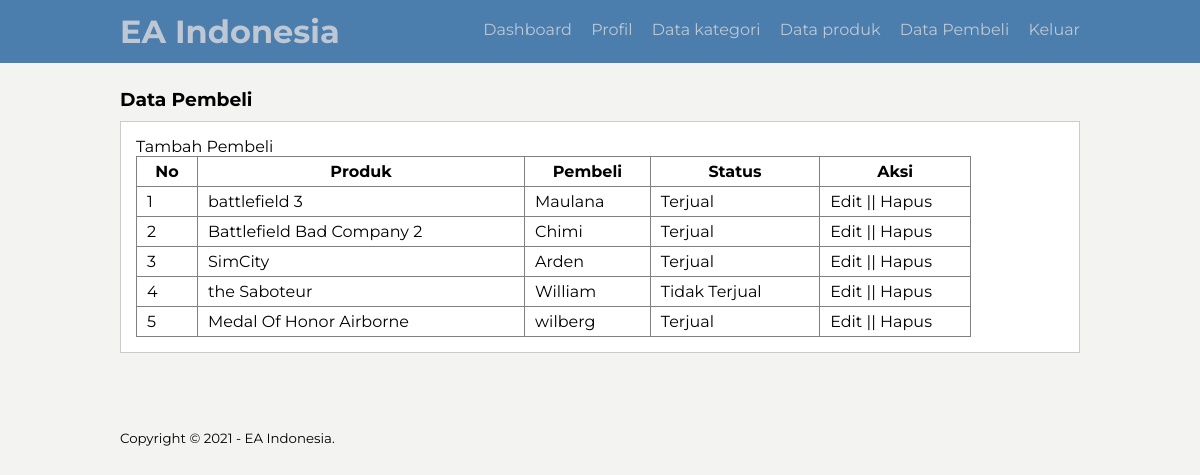
The app's page /ea/dt-pembeli.php (signed in) with its own data.
### tables this page shows
CREATE TABLE `tb_buyer` (
  `buyer_id` int(11) NOT NULL,
  `product_id` int(11) NOT NULL,
  `buyer_name` varchar(100) NOT NULL,
  `buyer_status` tinyint(1) NOT NULL,
  `date_creared` timestamp NOT NULL DEFAULT current_timestamp()
);

CREATE TABLE `tb_product` (
  `product_id` int(11) NOT NULL,
  `category_id` int(11) NOT NULL,
  `product_name` varchar(100) NOT NULL,
  `product_price` int(11) NOT NULL,
  `product_description` text NOT NULL,
  `product_image` varchar(100) NOT NULL,
  `product_status` tinyint(1) NOT NULL,
  `data_created` timestamp NOT NULL DEFAULT current_timestamp()
);

### ea/dt-pembeli.php (the view, shortened to what this page needs)
<?php
    include 'db.php';
?>
<!DOCTYPE html>
<html lang="en">
<head>
    <link rel="stylesheet" type = "text/css" href="css/style.css">
</head>
<body>
      <header>
        <div class="container">
        <h1><a href="dashboard.php">EA Indonesia</a></h1>
            <u1>
               <li><a href ="dashboard.php">Dashboard</a></li>
               <li><a href ="profil.php">Profil</a></li>
               <li><a href ="dt-kategori.php">Data kategori</a></li>
               <li><a href ="dt-produk.php">Data produk</a></li>
               <li><a href="dt-pembeli.php">Data Pembeli</a></li>
               <li><a href ="keluar.php">Keluar</a></li>
            </u1>
        </div>
      </header>
    <div class="section">
        <div class="container">
            <h3>Data Pembeli</h3>
            <div class="box">
                <p><a href="tambah-pembeli.php">Tambah Pembeli </a></p>
               <table border="1" cellspacing="0" class="table">
                    <thread>
                        <tr>
                            <th width="60px">No</th>
                            <th>Produk</th>
                            <th>Pembeli</th>
                            <th>Status</th>
                            <th width="150px">Aksi</th>
                        </tr>
                    </thread>
                    <tbody>
                        <?php
                            $no = 1;
                            $pembeli = mysqli_query($conn, "SELECT * FROM tb_buyer LEFT JOIN tb_product USING (product_id) ORDER BY buyer_id DESC");
                            if (mysqli_num_rows($pembeli) > 0){
                            while ($row = mysqli_fetch_array($pembeli)){
                        ?>
                        <tr>
                            <td><?php echo $no++ ?></td>
                            <td><?php echo $row['product_name'] ?></td>
                            <td><?php echo $row['buyer_name'] ?></td>
                            <td><?php echo ($row['buyer_status'] ==0 )? 'Tidak Terjual ':'Terjual' ?></td>
                            <td>
                                <a href="edit-pembeli.php?id= <?php echo $row ['buyer_id']?>">Edit </a>
                                                                || <a href="hapus-pembeli.php?idb= <?php echo $row ['buyer_id']?>"
                                                                onclick="return confirm('Mau Dihapus atau Tidak?')">Hapus </a>
                            </td>
                        </tr>
                        <?php   } } else {  ?>
                            <tr>
                                <td colspan="5"> Tidak Ada Data</td>
                            </tr>
                        <?php }  ?>
                    </tbody>
               </table>
            </div>
        </div>
    </div>
        <footer>
            <div class="container">
                <small>Copyright &copy; 2021 - EA Indonesia.</small>
            </div>
        </footer>
</body>
</html>

### ea/css/style.css (style rules this page uses)
* { padding: 0; margin: 0; font-family: 'Montserrat', sans-serif; }
body { background-color: #f3f3f2; }
a { color: inherit; text-decoration: none; }
header { background-color: #4c7ead; color: rgba(226, 224, 224, 0.753); }
header h1 { float: left; padding: 12px 0px; }
header u1 { float: right; }
header u1 li { display: inline-block; }
header u1 li a { padding: 20px 0 20px 15px; display: inline-block; }
footer { padding: 25px 0; }
.container { width: 80%; margin:0 auto; }
.container:after { content: ''; display: block; clear: both; }
.section { padding: 25px 0; }
.box { background-color: #fff; border: 1px solid #ccc; padding: 15px; box-sizing: border-box; margin: 10px 0 25px 0; }
.box:after { content: ''; display: block; clear: both; }
.table { width: 90%; border-collapse: collapse; }
.table tr { height: 30px; }
.table tr td { padding: 5px 10px; }

### records on screen
tb_buyer: product.product_name "battlefield 3", buyer_name "Maulana", buyer_status "Terjual"
tb_buyer: product.product_name "Battlefield Bad Company 2", buyer_name "Chimi", buyer_status "Terjual"
tb_buyer: product.product_name "SimCity", buyer_name "Arden", buyer_status "Terjual"
tb_buyer: product.product_name "the Saboteur", buyer_name "William", buyer_status "Tidak Terjual"
tb_buyer: product.product_name "Medal Of Honor Airborne", buyer_name "wilberg", buyer_status "Terjual"
